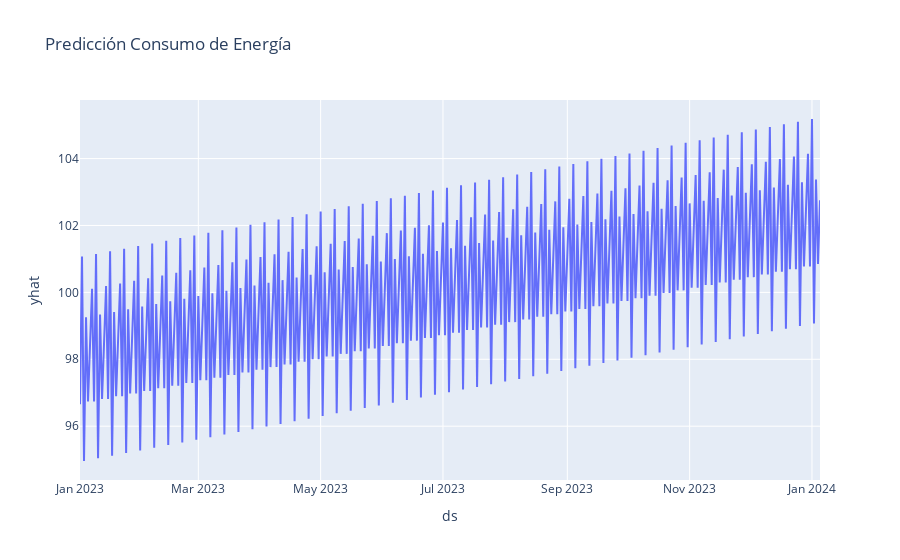

Notebook code cell kept with this figure:
### Code cell
px.line(forecast, x='ds', y='yhat', title='Predicción Consumo de Energía', labels={"value": "Energía (kWh)"})

### Figure 1 — Plotly figure (JSON) as saved in the notebook; plotly's stock layout.template omitted (floating-point values rounded to 4 significant figures; data arrays with more than 128 entries replaced by an {"elided": "..."} marker saying what was removed)
{"data": [{"hovertemplate": "ds=%{x}<br>yhat=%{y}<extra></extra>", "legendgroup": "", "line": {"color": "#636efa", "dash": "solid"}, "marker": {"symbol": "circle"}, "mode": "lines", "name": "", "orientation": "v", "showlegend": false, "type": "scatter", "x": {"elided": "370 str values"}, "xaxis": "x", "y": {"elided": "370 float values"}, "yaxis": "y"}], "layout": {"legend": {"tracegroupgap": 0}, "title": {"text": "Predicción Consumo de Energía"}, "xaxis": {"anchor": "y", "domain": [0, 1], "title": {"text": "ds"}}, "yaxis": {"anchor": "x", "domain": [0, 1], "title": {"text": "yhat"}}}}
